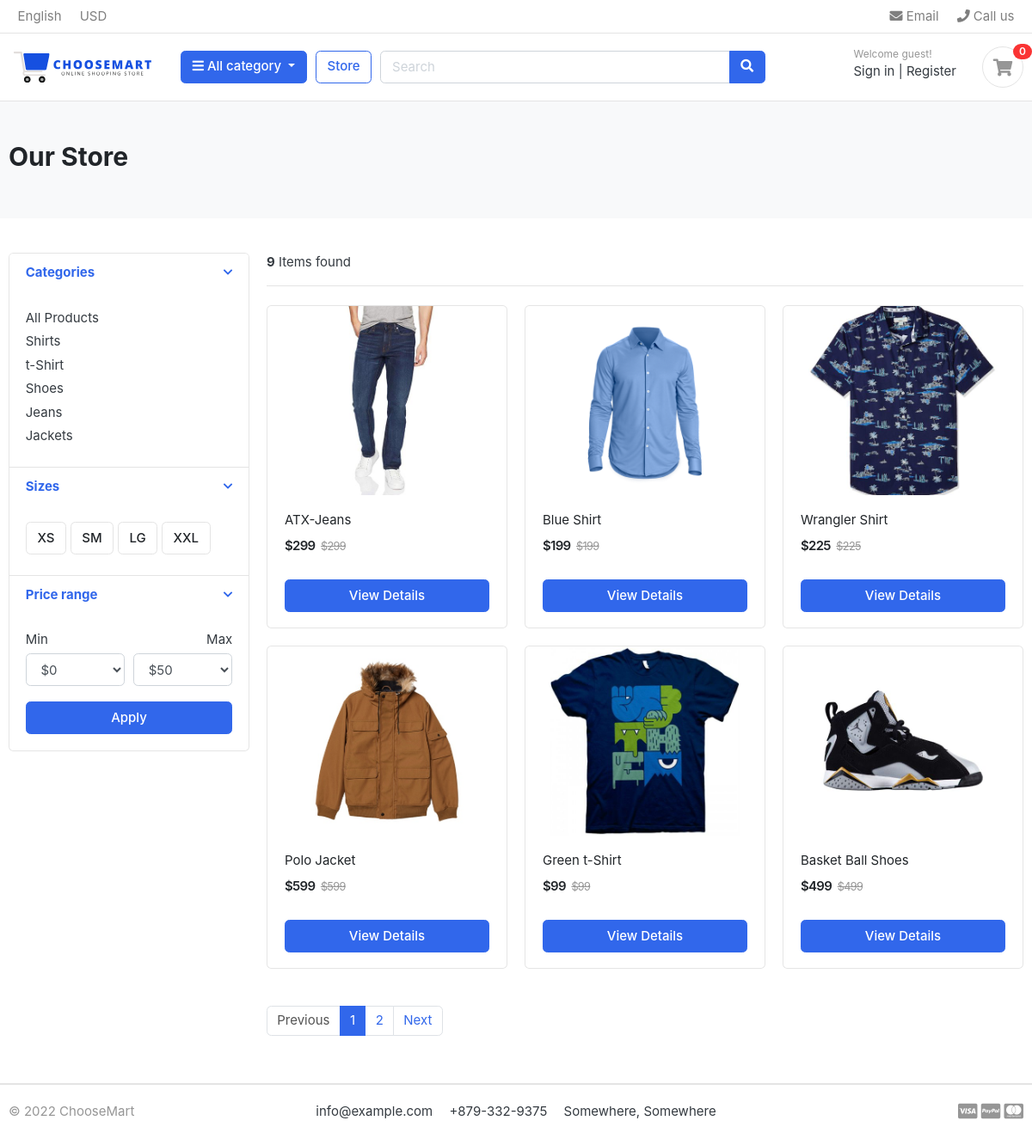
/store/, run on the app's committed database.
### category/models.py (models this page shows, shortened)
class Category(models.Model):
    category_name = models.CharField(max_length=50, unique=True)
    slug = models.SlugField(max_length=100, unique=True)
    description = models.TextField(max_length=255, blank=True)
    cat_image = models.ImageField(upload_to='images/categories', blank=True)
    class Meta:
        verbose_name = "Category"
        verbose_name_plural = 'Categories'
    def get_url(self):
        return reverse('products_by_category', args=[self.slug])

### store/models.py (models this page shows, shortened)
class Product(models.Model):
    product_name = models.CharField(max_length=200, unique=True)
    slug = models.SlugField(max_length=200, unique=True)
    description = models.TextField(max_length=200, blank=True)
    price = models.IntegerField()
    images = models.ImageField(upload_to='images/products/', blank=True)
    stock = models.IntegerField(default=0)
    is_available = models.BooleanField(default=True)
    category = models.ForeignKey(Category, on_delete=models.CASCADE)
    created_date = models.DateTimeField(auto_now_add=True)
    modified_date = models.DateTimeField(auto_now=True)
    def get_url(self):
        return reverse('product_detail', args=[self.category.slug, self.slug])

### store/views.py (the view)
# urls.py: path('store/', include('store.urls')),
def store(request, category_slug=None):
    categories = None
    products = None
    if category_slug != None:
        categories = get_object_or_404(Category, slug=category_slug)
        products = Product.objects.filter(category=categories, is_available=True)
        paginator = Paginator(products, 6)
        page = request.GET.get('page')
        paged_products = paginator.get_page(page)
        product_count = products.count()
    else:
        products = Product.objects.all().filter(is_available=True)
        paginator = Paginator(products, 6)
        page = request.GET.get('page')
        paged_products = paginator.get_page(page)
        product_count = products.count()
    context = {
        'products': paged_products,
        'product_count': product_count,
    }
    return render(request, 'store/store.html', context)

### cart/context_processors.py (called while the page is built)
def counter(request):
    cart_count = 0
    if 'admin' in request.path:
        return {}
    else:
        try:
            cart = Cart.objects.filter(cart_id=_cart_id(request))
            cart_items = CartItem.objects.all().filter(cart=cart[:1])
            for cart_item in cart_items:
                cart_count += cart_item.quantity
        except Cart.DoesNotExist:
            cart_count = 0
    return dict(cart_count=cart_count)

### cart/views.py (called while the page is built)
def _cart_id(request):
    cart = request.session.session_key
    if not cart:
        cart = request.session.create()
    return cart

### category/context_processors.py (called while the page is built)
def menu_links(request):
    links = Category.objects.all()
    return dict(links=links)

### templates/store/store.html (shortened to what this page needs)
{% extends 'base.html' %}
{% load static %}
{% block content %}
<section class="section-pagetop bg">
    <div class="container">
        <h2 class="title-page">Our Store</h2>
    </div>
    </section>
    <section class="section-content padding-y">
    <div class="container">
    <div class="row">
        <aside class="col-md-3">
    <div class="card">
        <article class="filter-group">
            <header class="card-header">
                <a href="#" data-toggle="collapse" data-target="#collapse_1" aria-expanded="true" class="">
                    <i class="icon-control fa fa-chevron-down"></i>
                    <h6 class="title">Categories</h6>
                </a>
            </header>
            <div class="filter-content collapse show" id="collapse_1" style="">
                <div class="card-body">
                    <ul class="list-menu">
                    <li><a href="{% url 'store' %}">All Products</a></li>
                    {% for category in links %}
                    <li><a href="{{ category.get_url }}">{{ category.category_name }}  </a></li>
                    {% endfor %}
                    </ul>
                </div>
            </div>
        </article>
        <article class="filter-group">
            <header class="card-header">
                <a href="#" data-toggle="collapse" data-target="#collapse_4" aria-expanded="true" class="">
                    <i class="icon-control fa fa-chevron-down"></i>
                    <h6 class="title">Sizes </h6>
                </a>
            </header>
            <div class="filter-content collapse show" id="collapse_4" style="">
                <div class="card-body">
                  <label class="checkbox-btn">
                    <span class="btn btn-light"> XS </span>
                  </label>
                  <label class="checkbox-btn">
                    <span class="btn btn-light"> SM </span>
                  </label>
                  <label class="checkbox-btn">
                    <span class="btn btn-light"> LG </span>
                  </label>
                  <label class="checkbox-btn">
                    <span class="btn btn-light"> XXL </span>
                  </label>
            </div>
            </div>
        </article>
        <article class="filter-group">
            <header class="card-header">
                <a href="#" data-toggle="collapse" data-target="#collapse_3" aria-expanded="true" class="">
                    <i class="icon-control fa fa-chevron-down"></i>
                    <h6 class="title">Price range </h6>
                </a>
            </header>
            <div class="filter-content collapse show" id="collapse_3" style="">
                <div class="card-body">
                    <div class="form-row">
                    <div class="form-group col-md-6">
                      <label>Min</label>
                          <select class="mr-2 form-control">
                            <option value="0">$0</option>
                        </select>
                    </div>
                    <div class="form-group text-right col-md-6">
                      <label>Max</label>
                          <select class="mr-2 form-control">
                            <option value="50">$50</option>
                        </select>
                    </div>
                    </div>
                    <button class="btn btn-block btn-primary">Apply</button>
                </div>
            </div>
        </article>
    </div>
        </aside>
        <main class="col-md-9">
    <header class="border-bottom mb-4 pb-3">
            <div class="form-inline">
                <span class="mr-md-auto"><b>{{ product_count }}</b> Items found </span>
            </div>
    </header>
    <div class="row">
        {% for product in products %}
        <div class="col-md-4">
            <figure class="card card-product-grid">
                <div class="img-wrap">
                    <img src="{{ product.images.url }}">
                </div>
                <figcaption class="info-wrap">
                    <div class="fix-height">
                        <a href="{{ product.get_url }}" class="title">{{ product.product_name }}</a>
                        <div class="price-wrap mt-2">
                            <span class="price">${{ product.price }}</span>
                            <del class="price-old">${{ product.price }}</del>
                        </div>
                    </div>
                    <a href="{{ product.get_url }}" class="btn btn-block btn-primary">View Details</a>
                </figcaption>
            </figure>
        </div>
        {% endfor %}
    </div>
    <nav class="mt-4" aria-label="Page navigation sample">
    {% if products.has_other_pages %}
      <ul class="pagination">
        {% if products.has_previous %}
        <li class="page-item"><a class="page-link" href="?page={{ products.previous_page_number }}">Previous</a></li>
        {% else %}
        <li class="page-item disabled"><a class="page-link" href="#">Previous</a></li>
        {% endif %}
        {% for i in products.paginator.page_range %}
            {% if products.number == i %}
                <li class="page-item active"><a class="page-link" href="#">{{i}}</a></li>
            {% else %}
                <li class="page-item"><a class="page-link" href="?page={{i}}">{{i}}</a></li>
            {% endif %}
        {% endfor %}
        {% if products.has_next %}
        <li class="page-item"><a class="page-link" href="?page={{ products.next_page_number }}">Next</a></li>
        {% else %}
        <li class="page-item disabled"><a class="page-link" href="#">Next</a></li>
        {% endif %}
      </ul>
    {% endif %}
    </nav>
        </main>
    </div>
    </div>
    </section>
{% endblock %}

### templates/base.html (shortened to what this page needs)
{% load static %}
<!DOCTYPE HTML>
<html lang="en">
<head>
<link href="{% static 'css/bootstrap.css' %}" rel="stylesheet" type="text/css"/>
<link href="{% static 'fonts/fontawesome/css/all.min.css' %}" type="text/css" rel="stylesheet">
<link href="{% static 'css/ui.css' %}" rel="stylesheet" type="text/css"/>
<link href="{% static 'css/responsive.css' %}" rel="stylesheet" media="only screen and (max-width: 1200px)" />
</head>
<body>
    {% include 'includes/nav.html' %}
    {% block content %}
    {% endblock %}
    {% include 'includes/footer.html' %}
</body>
</html>

### templates/includes/nav.html (shortened to what this page needs)
{%  load static %}
<header class="section-header">
    <nav class="navbar p-md-0 navbar-expand-sm navbar-light border-bottom">
    <div class="container">
      <div class="collapse navbar-collapse" id="navbarTop4">
        <ul class="navbar-nav mr-auto">
            <li class="nav-item dropdown">
                 <a href="#" class="nav-link">   English </a>
            </li>
            <li class="nav-item dropdown">
                <a href="#" class="nav-link"> USD </a>
            </li>
        </ul>
        <ul class="navbar-nav">
            <li><a href="#" class="nav-link"> <i class="fa fa-envelope"></i> Email </a></li>
            <li><a href="#" class="nav-link"> <i class="fa fa-phone"></i> Call us </a></li>
        </ul>
      </div>
    </div>
    </nav>
    <section class="header-main border-bottom">
        <div class="container">
    <div class="row align-items-center">
        <div class="col-lg-2 col-md-3 col-6">
            <a href="{% url 'home' %}" class="brand-wrap">
                <img class="logo" src="{% static './images/logo.svg' %}">
            </a>
        </div>
        <div class="col-lg col-sm col-md col-6 flex-grow-0">
            <div class="category-wrap dropdown d-inline-block float-right">
                <button type="button" class="btn btn-primary dropdown-toggle" data-toggle="dropdown">
                    <i class="fa fa-bars"></i> All category
                </button>
            </div>
        </div>
        <a href="{% url 'store' %}" class="btn btn-outline-primary">Store</a>
        <div class="col-lg  col-md-6 col-sm-12 col">
            <form action="#" class="search">
                <div class="input-group w-100">
                    <input type="text" class="form-control" style="width:60%;" placeholder="Search">
                    <div class="input-group-append">
                      <button class="btn btn-primary" type="submit">
                        <i class="fa fa-search"></i>
                      </button>
                    </div>
                </div>
            </form>
        </div>
        <div class="col-lg-3 col-sm-6 col-8 order-2 order-lg-3">
                    <div class="d-flex justify-content-end mb-3 mb-lg-0">
                        <div class="widget-header">
                            <small class="title text-muted">Welcome guest!</small>
                            <div>
                                <a href="./signin.html">Sign in</a> <span class="dark-transp"> | </span>
                                <a href="./register.html"> Register</a>
                            </div>
                        </div>
                        <a href="{% url 'cart' %}" class="widget-header pl-3 ml-3">
                            <div class="icon icon-sm rounded-circle border"><i class="fa fa-shopping-cart"></i></div>
                            <span class="badge badge-pill badge-danger notify">{{ cart_count }}</span>
                        </a>
                    </div>
                </div>
    </div>
        </div>
    </section>
    </header>

### templates/includes/footer.html
{% load static %}
<footer class="section-footer border-top">
	<div class="container">
		<section class="footer-bottom border-top row">
			<div class="col-md-2">
				<p class="text-muted"> &copy 2022 ChooseMart </p>
			</div>
			<div class="col-md-8 text-md-center">
				<span  class="px-2">info@example.com</span>
				<span  class="px-2">+879-332-9375</span>
				<span  class="px-2">Somewhere, Somewhere</span>
			</div>
			<div class="col-md-2 text-md-right text-muted">
				<i class="fab fa-lg fa-cc-visa"></i>
				<i class="fab fa-lg fa-cc-paypal"></i>
				<i class="fab fa-lg fa-cc-mastercard"></i>
			</div>
		</section>
	</div>
</footer>

### static/css/ui.css (style rules this page uses)
html { font-family: "Inter", sans-serif; font-size: 15px; }
.img-wrap { text-align: center; display: block; }
.img-wrap img { max-width: 100%; }
.price-wrap { letter-spacing: -0.7px; }
.icon-xs, .icon-sm, .icon-md, .icon-lg { display: inline-block; text-align: center; flex-shrink: 0; flex-grow: 0; }
.icon-sm { width: 48px; height: 48px; line-height: 48px !important; font-size: 20px; }
.padding-y { padding-top: 40px; padding-bottom: 40px; }
figure { margin-bottom: 0; }
article:after, .form-group:after { display: block; clear: both; content: ""; }
.bg { background-color: #f8f9fa; }
.title-page { color: #212529; }
p:last-child { margin-bottom: 0; }
.header-main { position: relative; padding-top: 1rem; padding-bottom: 1rem; }
.brand-wrap .logo, .navbar-brand .logo { margin-right: 7px; max-height: 42px; display: inline-block; }
.widget-header { display: inline-block; vertical-align: middle; position: relative; }
.widget-header a { color: #343a40; }
.widget-header i { color: #969696; }
.widget-header .title { display: block; }
.widget-header .notify { position: absolute; top: -3px; right: -10px; }
.footer-bottom { padding-top: 20px; padding-bottom: 20px; }
.btn-light { background-color: #fff; border-color: #e4e4e4; }
[class*=list-] li:after { visibility: hidden; display: block; content: ""; overflow: hidden; height: 0; clear: both; }
.list-menu { list-style: none; margin: 0; padding-left: 0; }
.list-menu li { margin-bottom: 5px; }
.list-menu a { color: #343a40; }
[class*=card-product] a.title { color: #212529; display: block; }
[class*=card-product] .img-wrap { overflow: hidden; position: relative; }
[class*=card-product] .img-wrap img { height: 100%; max-width: 100%; width: auto; display: inline-block; -o-object-fit: cover; object-fit: cover; }
.card-product-grid { margin-bottom: 20px; }
.card-product-grid .img-wrap { border-radius: 0.2rem 0.2rem 0 0; height: 220px; }
.card-product-grid .info-wrap { overflow: hidden; padding: 18px 20px; }
.card-product-grid .fix-height { height: 80px; overflow: hidden; }
.card .img-wrap { overflow: hidden; }
.notify { position: absolute; top: -4px; right: -10px; display: inline-block; padding: 0.25em 0.6em; font-size: 12px; line-height: 1; text-align: center; border-radius: 3rem; color: #fff; background-color: #fa3434; }
.price { font-weight: 600; color: #212529; }
.price-old { color: #969696; margin-left: 3px; font-size: 85%; }
.icon-control { margin-top: 5px; float: right; font-size: 80%; }
.card-header .title { margin-bottom: 0; line-height: 1.5; }
.filter-group { border-bottom: 1px solid #e4e4e4; }
.filter-group .card-header { border-bottom: 0; }
.filter-group:last-child { border-bottom: 0; }
.checkbox-btn { position: relative; }
.section-pagetop { padding: 45px 0; }

### data on the page
Category: category_name "Shirts"
Category: category_name "t-Shirt"
Category: category_name "Shoes"
Category: category_name "Jeans"
Category: category_name "Jackets"
Product: images (picture), product_name "ATX-Jeans", price "299"
Product: images (picture), product_name "Blue Shirt", price "199"
Product: images (picture), product_name "Wrangler Shirt", price "225"
Product: images (picture), product_name "Polo Jacket", price "599"
Product: images (picture), product_name "Green t-Shirt", price "99"
Product: images (picture), product_name "Basket Ball Shoes", price "499"

### other printed values
{{ cart_count }} "0"
{{ product_count }} "9"
{{ i }} "1"
{{ i }} "2"
